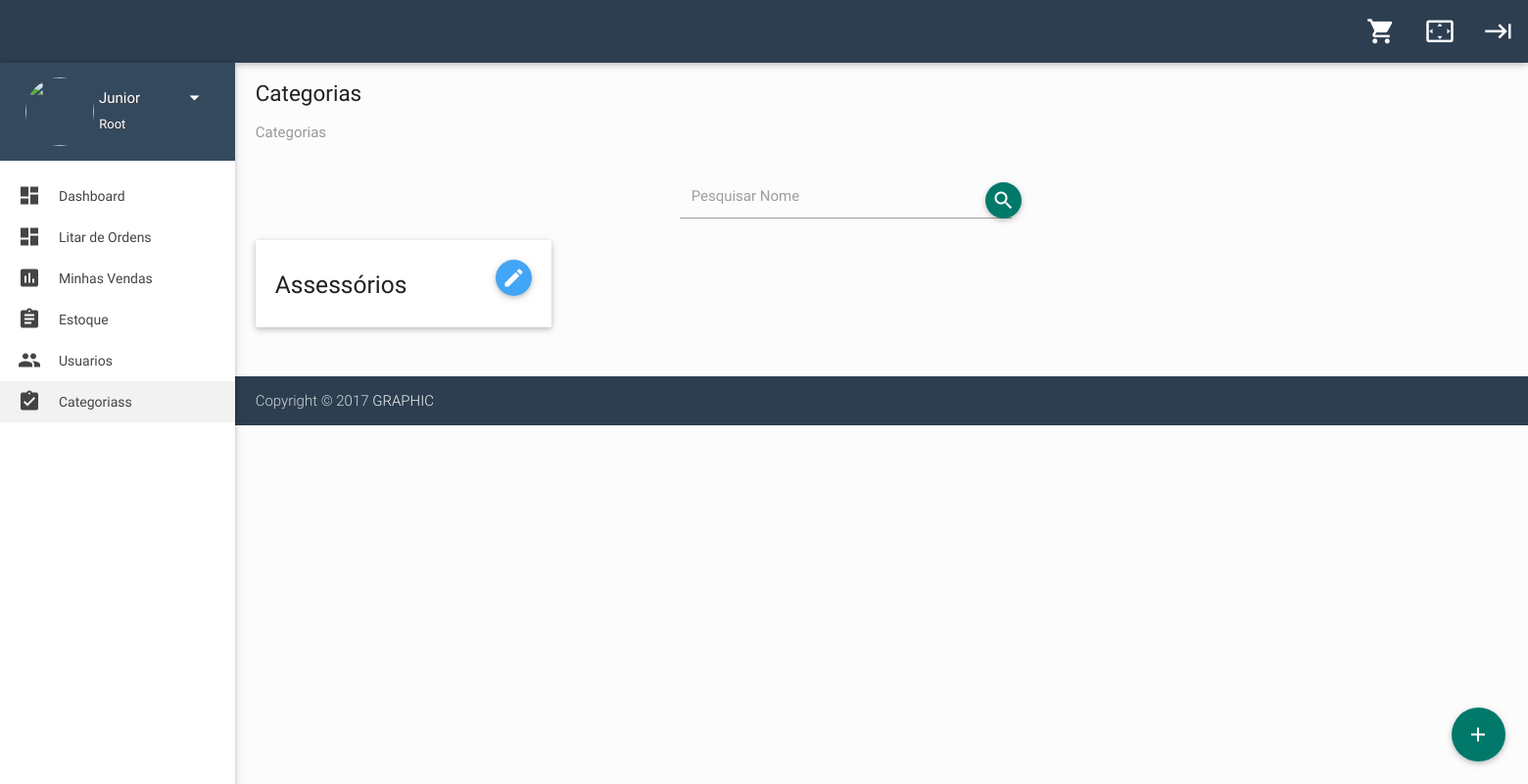
The app's page /categorias/lista-categoria/ (signed in), older data.
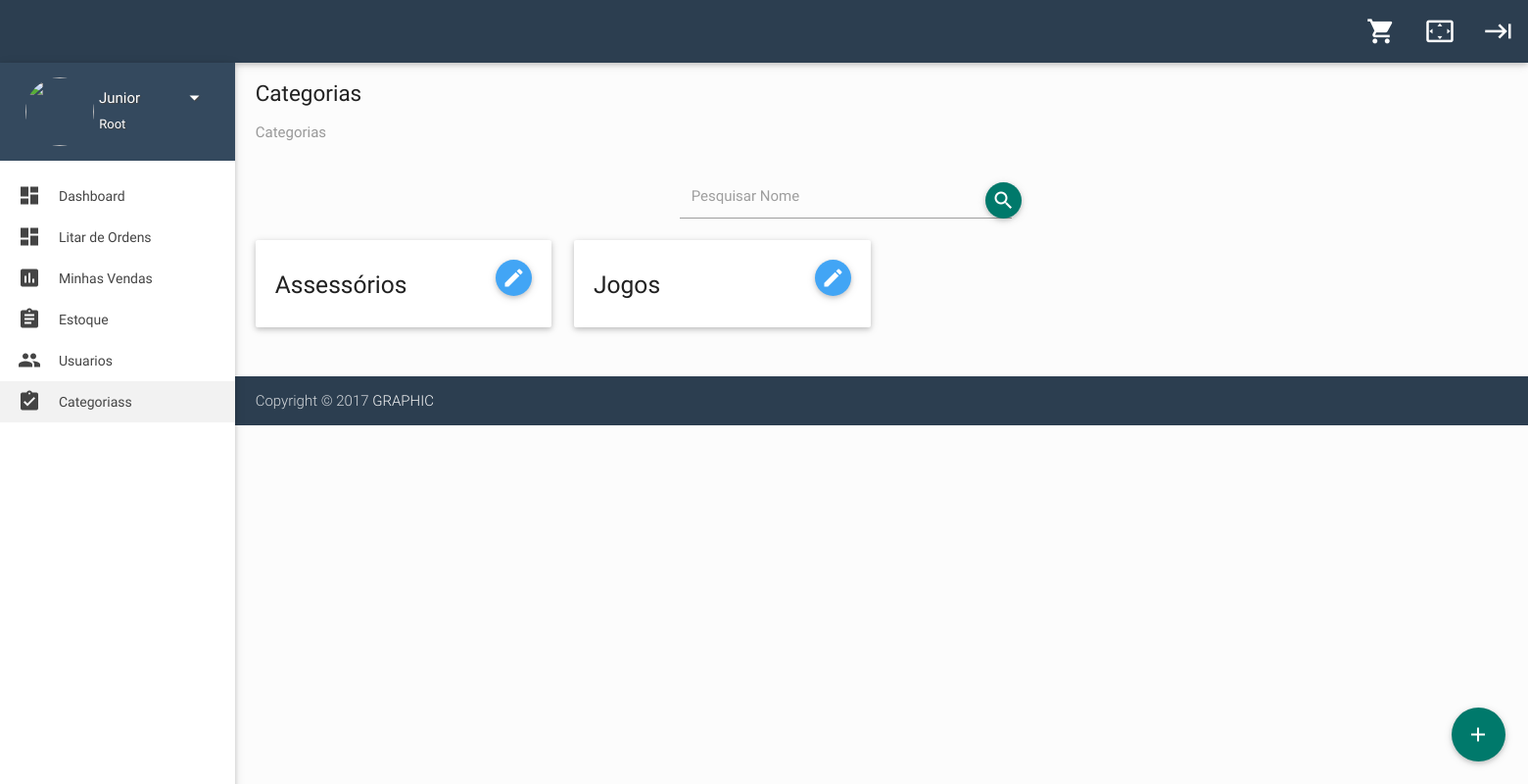
The same page, newer data.
### accounts/models.py (models this page shows, shortened)
class User(AbstractBaseUser, PermissionsMixin):
    ROOT = 0
    ADM = 1
    SALESMAN = 2
    CUSTOMER = 3
    TYPES = (
        (ROOT, 'Root'),
        (ADM, 'Administrador'),
        (SALESMAN, 'Vendedor'),
        (CUSTOMER, 'Cliente')
    )
    ACTIVATED = 0
    DISABLED = 1
    BLOCKED = 2
    STATUS = (
        (ACTIVATED, 'activated'),
        (DISABLED, 'disabled'),
        (BLOCKED, 'blocked'),
    )
    PADRAO = 0
    CAMPO = 1
    VINHO = 2
    THEMES = (
        (PADRAO, 'padrao'),
        (CAMPO, 'campo'),
        (VINHO, 'vinho')
    )
    name = models.CharField('Nome', max_length=150)
    email = models.EmailField('Email', unique=True)
    phone = models.CharField('Telefone', max_length=40, null=True)
    status = models.IntegerField('Status', choices=STATUS, default=ACTIVATED)
    username = models.CharField('Usuário', max_length=30, unique=True, validators=[
    validators.RegexValidator(
        re.compile('^[\w.@+-]+$'),
            'Informe o nome de usuário válido',
            'Este valor deve conter apenas letras, números '
            'e os caracteres: @/./+/-/_ .',
            'Inválido'
            )
        ], help_text='Um nome curto que será usado para identificá-lo de forma única no sistema'
    )
    avatar = models.CharField('Foto', max_length=350, default='https://res.cloudinary.com/graphic/image/upload/v1510588337/User/user-default.jpg')
    theme = models.IntegerField('Tema', choices=THEMES, default=PADRAO)
    nivel = models.IntegerField('Nível', choices=TYPES, default=CUSTOMER)
    is_staff = models.BooleanField('Equipe', default=False)
    is_active = models.BooleanField('Ativo', default=True)
    USERNAME_FIELD = 'username'
    REQUIRED_FIELDS = ['email', 'name']
    objects = UserManager()
    class Meta:
        verbose_name = 'Usuário'
        verbose_name_plural = 'Usuários'
        ordering = ['name']
    def __str__(self):
        return self.name

### categories/models.py (models this page shows)
class Category(models.Model):
    name = models.CharField('Nome', max_length=30)
    description = models.TextField('Descrição')
    class Meta:
        verbose_name = 'Categoria'
        verbose_name_plural = 'Categorias'
        ordering = ['name']
    def __str__(self):
        return self.name

### categories/views.py (the view)
class ListCategoryView(LoginRequiredMixin, IsRootOrAdm, ListView):
    model = Category
    context_object_name = 'categories'
    template_name = 'dashboard/list.html'
    paginate_by = 12

### accounts/polices.py (called while the page is built)
    def dispatch(self, request, *args, **kwargs):
        if not (request.user.nivel == 0 or request.user.nivel == 1):
            return redirect('store:dashboard')
        return super(IsRootOrAdm, self).dispatch(request, *args, **kwargs)

### categories/templates/dashboard/list.html (shortened to what this page needs)
{% extends "dashboard/base.html" %}
{% load static %}
{% block content %}
<div class="row">
  <div class="col s12 m12 l12">
    <h5 class="breadcrumbs-title">Categorias</h5>
    <ol class="breadcrumb">
      <li class="active">Categorias</li>
    </ol>
  </div>
  <div class="col s12 m12 ">
    <div class="row">
      <div class="col s12 m6 l4 offset-l4">
        <div class="dataTables_filter">
          <form action="?search=" class="row" method="GET">
            <div class="col s10">
              <div class="input-field">
                <input type="text" id="search" name="search">
                <label for="search">Pesquisar Nome</label>
              </div>
            </div>
            <div class="col s2">
              <button type="submit" class="btn-floating waves-effect waves-light teal darken-2 osgeni-btn-search"><i class="mdi-action-search"></i></button>
            </div>
          </form>
        </div>
      </div>
      <div class="col s12 m6 l12">
        <div class="row">
          {% for category in categories %}
          <div class="col s12 m4 l3">
            <div id="profile-card" class="card">
              <div class="card-content">
                <div class="row">
                  <div class="col s10 m10 l10">
                    <h5>{{category}}</h5>
                  </div>
                  <div class="col s2 m2 l2">
                    <a class="btn-floating waves-effect blue lighten-1 right" href="{% url 'categories:detail_category' category.pk %}">
                      <i class="mdi-editor-mode-edit"></i>
                    </a>
                  </div>
                </div>
              </div>
            </div>
          </div>
          {% endfor %}
        </div>
      </div>
      <div class="col s12 offset-l5">
      </div>
    </div>
  </div>
  <div class="fixed-action-btn">
    <a href="{% url 'categories:new_category' %}" class="btn-floating btn-large teal darken-2">
      <i class="large mdi-content-add"></i>
    </a>
  </div>
</div>
{% endblock %}

### core/dashboard/base.html (shortened to what this page needs)
<!DOCTYPE html>
{% load static %}
<html lang="pt-br">
<head>
    <link href="{% static 'css/materialize.css' %}" type="text/css" rel="stylesheet" media="screen,projection">
    <link href="{% static 'css/style.css' %}" type="text/css" rel="stylesheet" media="screen,projection">
    <link href="{% static 'css/custom.css' %}" type="text/css" rel="stylesheet" media="screen,projection">
    <link href="{% static 'js/plugins/perfect-scrollbar/perfect-scrollbar.css' %}" type="text/css" rel="stylesheet" media="screen,projection">
</head>
<body>
    <header id="header" class="page-topbar">
        {% include "dashboard/header.html" %}
    </header>
    <div id="main">
        <div class="wrapper">
          {% include "dashboard/sidebar.html" %}
            <section id="content">
                <div class="container">
                {% block content %}
                {% endblock %}
                </div>
            </section>
        </div>
    </div>
    {% include "dashboard/footer.html" %}
</body>
</html>

### core/dashboard/header.html
{% load static %}
<header id="header" class="page-topbar">
        <div class="navbar-fixed">
            <nav class="bg-dark">
                <div class="nav-wrapper">
                    <h1 class="logo-wrapper">
                      <a href="#" class="brand-logo darken-1">
                    <ul class="right hide-on-med-and-down">
                        <li><a href="{% url 'store:list_cart' %}"><i class="mdi-maps-local-grocery-store"></i></a>
                        </li>
                        <li><a href="javascript:void(0);" class="waves-effect waves-block waves-light toggle-fullscreen"><i class="mdi-action-settings-overscan"></i></a>
                        </li>
                        <li><a href="{% url 'store:list_cart' %}"><i class="mdi-hardware-keyboard-tab"></i></a>
                        </li>
                    </ul>
                </div>
            </nav>
        </div>
    </header>

### core/dashboard/sidebar.html (shortened to what this page needs)
<aside id="left-sidebar-nav">
  <ul id="slide-out" class="side-nav fixed leftside-navigation">
    <li class="user-details">
      <div class="row">
        <div class="col col s4 m4 l4">
          <img src="{{user.avatar}}" alt="" class="circle osgeni-img-profile valign profile-image">
        </div>
        <div class="col col s8 m8 l8">
          <a class="btn-flat dropdown-button waves-effect waves-light white-text profile-btn" href="#" data-activates="profile-dropdown">
            {{user}}
            <i class="mdi-navigation-arrow-drop-down right"></i>
          </a>
          <p class="user-roal">{{user.get_nivel_display}}</p>
        </div>
      </div>
    </li>
    {% if user.nivel == 0 or user.nivel == 1 %}
    <li class="bold {% if request.resolver_match.url_name == 'dashboard' %} active {% endif %}">
      <a href="{% url 'store:dashboard' %}" class="waves-effect waves-cyan">
        <i class="mdi-action-dashboard"></i> Dashboard
      </a>
    </li>
    <li class="bold {% if request.resolver_match.url_name == 'listar-ordens' %} active {% endif %}">
      <a href="{% url 'store:listar-ordens' %}" class="waves-effect waves-cyan">
        <i class="mdi-action-dashboard"></i> Litar de Ordens
      </a>
    </li>
    {% endif %}
    <li class="bold {% if request.resolver_match.url_name == 'minhas-ordens' %} active {% endif %}">
      <a href="{% url 'store:minhas-ordens' %}" class="waves-effect waves-cyan">
        <i class="mdi-action-assessment"></i> Minhas Vendas
      </a>
    </li>
    <li class="bold {% if request.resolver_match.url_name == 'list_product' %} active {% endif %}">
      <a href="{% url 'products:list_product' %}" class="waves-effect waves-cyan">
        <i class="mdi-action-assignment"></i> Estoque
      </a>
    </li>
  {% if user.nivel == 0 or user.nivel == 1 %}
    <li class="bold {% if request.resolver_match.url_name == 'list_user' %} active {% endif %}">
      <a href="{% url 'accounts:list_user' %}" class="waves-effect waves-cyan">
        <i class="mdi-social-group"></i> Usuarios
      </a>
    </li>
    <li class="bold {% if request.resolver_match.url_name == 'list_categories' %} active {% endif %}">
      <a href="{% url 'categories:list_categories'%}" class="waves-effect waves-cyan">
        <i class="mdi-action-assignment-turned-in"></i> Categoriass
      </a>
    </li>
  {% endif %}
  </ul>
</aside>

### core/dashboard/footer.html
<footer class="page-footer">
    <div class="footer-copyright bg-dark">
        <div class="container">
            Copyright © 2017
            <a class="grey-text text-lighten-4" href="#" target="_blank">GRAPHIC</a>
        </div>
    </div>
</footer>

### core/static/css/style.css (style rules this page uses)
body { background-color: #fcfcfc; }
#main, footer { padding-left: 240px; }
.container { padding: 0 0.5rem; margin: 0 auto; max-width: 100% !important; width: 98%; }
#content .container .row { margin-bottom: 0; }
@media only screen and (min-width: 601px) { .container { width: 98%; } }
@media only screen and (min-width: 993px) { .container { width: 98%; } }
h1.logo-wrapper { margin: 0px 0px; }
header .brand-logo { margin: 5px 0px; padding: 0 20px; }
ul.side-nav.fixed { top: 64px; }
.side-nav a { line-height: 42px; height: 42px; }
#left-sidebar-nav { position: fixed; width: 100px; left: 180px; z-index: 999; height: auto; }
#slide-out li a i { line-height: inherit; width: 2rem; font-size: 1.6rem; display: block; float: left; text-align: center; margin-right: 1rem; }
ul.side-nav li { padding: 0; }
ul.side-nav.fixed { overflow: hidden; }
ul.side-nav.fixed li { line-height: 44px; }
ul.side-nav.fixed li:hover, ul.side-nav.fixed li.active { background-color: rgba(0, 0, 0, 0.05); }
ul.side-nav.fixed li a { font-size: 14px; font-weight: 400; }
ul.side-nav.fixed li.user-details { background-color: #34495e !important; width: 100%; height: 100px; margin-bottom: 15px; padding: 15px 0px 0px 15px; }
.user-details .row { margin: 0; }
ul.side-nav.fixed .profile-btn { margin: 0; text-transform: capitalize; padding: 0; text-shadow: 1px 1px 1px #444; font-size: 15px; }
.user-roal { color: #fff; margin-top: -16px; font-size: 13px; text-shadow: 1px 1px 1px #444; }
.bold > a { font-weight: bold; }
.breadcrumb { padding: 0px; margin: 15px 0px; list-style: none; }
.breadcrumbs-title { font-size: 1.5rem; line-height: 1.804rem; margin: 18px 0px 0px 0px; }
.breadcrumb > li { display: inline-block; }
.breadcrumb .active { font-weight: normal; color: #999; }
footer.page-footer { padding-top: 0px; }

### core/static/css/custom.css (style rules this page uses)
.osgeni-btn-search { margin-left: -100%; margin-top: 50%; }
.bg-dark { background-color: #2c3e50 !important; }
.osgeni-img-profile { width: 70px !important; height: 70px !important; }

Row changes from the older to the newer data that the page shows:
added Category: name "Jogos"
